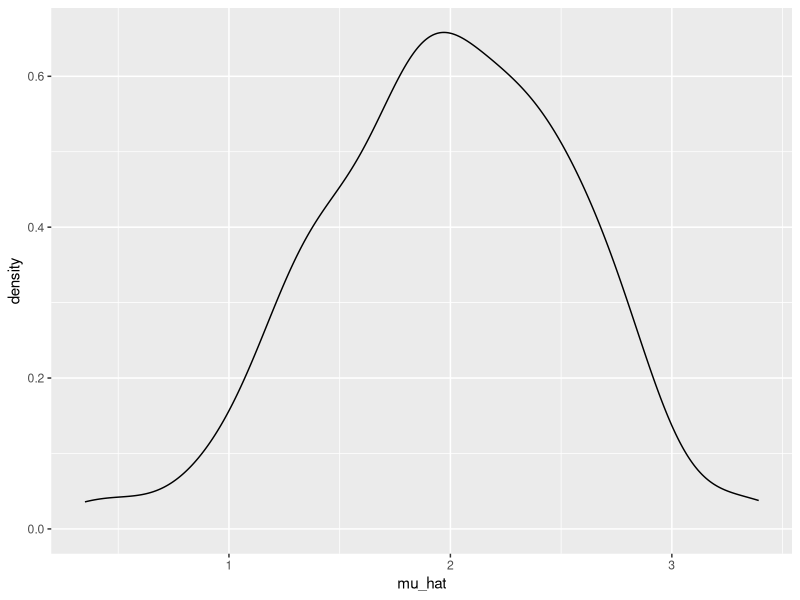
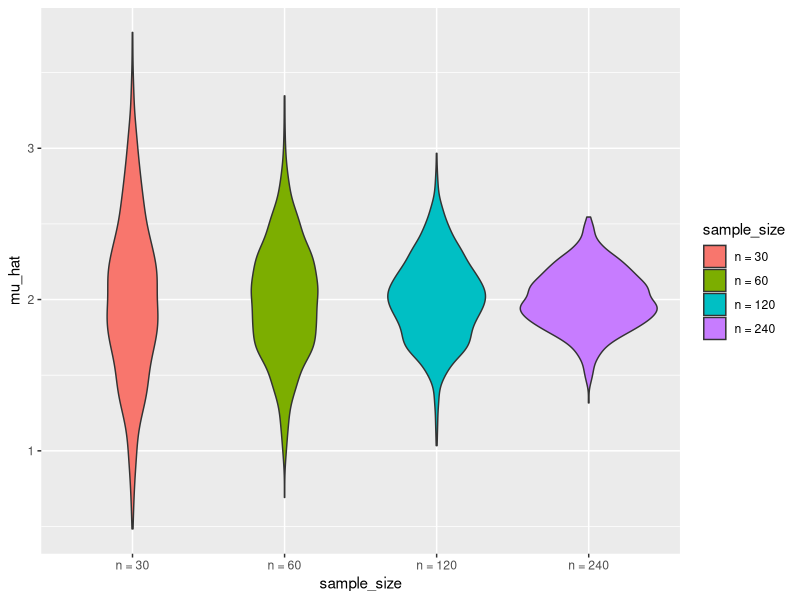
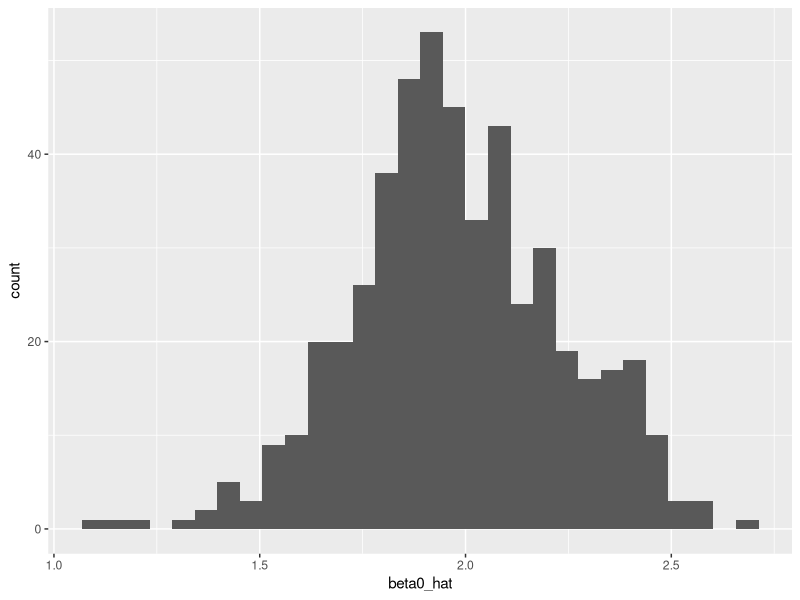
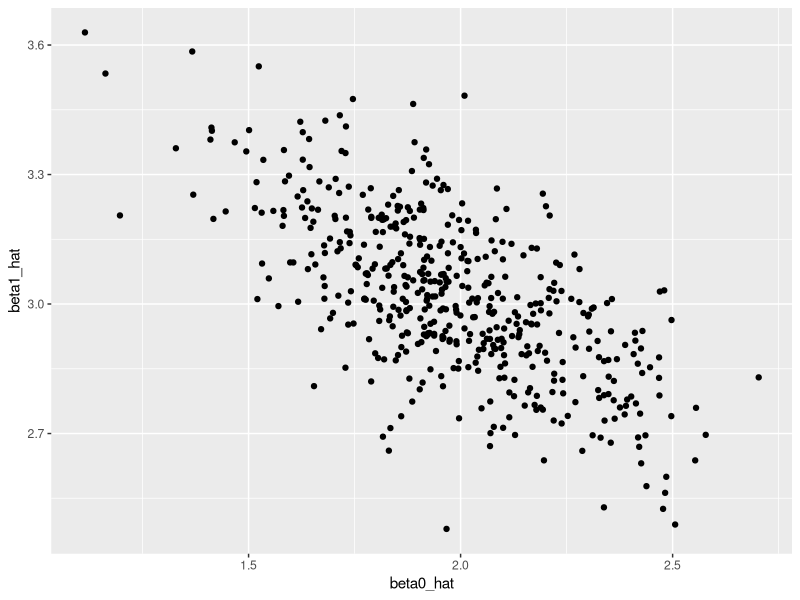
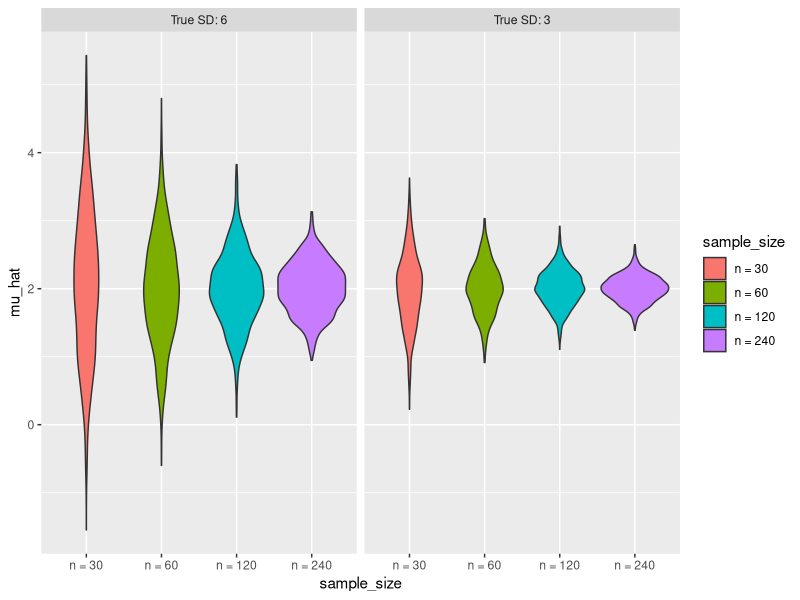

Recreate these plots in R, in order.
## ---- chunk 1
knitr::opts_chunk$set(echo = TRUE)
## ---- chunk 2
library(tidyverse)

set.seed(1)
## ---- chunk 3
sim_mean_sd = function(n, mu = 2, sigma = 3) {
  
  sim_data = tibble(
    x = rnorm(n, mean = mu, sd = sigma),
  )
  
  sim_data |> 
    summarize(
      mu_hat = mean(x),
      sigma_hat = sd(x)
    )
}
## ---- chunk 4
output = vector("list", 100)

for (i in 1:100) {
  output[[i]] = sim_mean_sd(30)
}

sim_results = bind_rows(output)
## ---- chunk 5
sim_results_df = 
  expand_grid(
    sample_size = 30,
    iter = 1:100
  ) |> 
  mutate(
    estimate_df = map(sample_size, sim_mean_sd)
  ) |> 
  unnest(estimate_df)
## ---- chunk 6
sim_results_df |> 
  ggplot(aes(x = mu_hat)) + 
  geom_density()
## ---- chunk 7
sim_results_df |> 
  pivot_longer(
    mu_hat:sigma_hat,
    names_to = "parameter", 
    values_to = "estimate") |> 
  group_by(parameter) |> 
  summarize(
    emp_mean = mean(estimate),
    emp_sd = sd(estimate)) |> 
  knitr::kable(digits = 3)
## ---- chunk 8
sim_results_df =   
  map(1:100, \(i) sim_mean_sd(30, 2, 3)) |> 
  bind_rows()
## ---- chunk 9
sim_results_df = 
  expand_grid(
    sample_size = c(30, 60, 120, 240),
    iter = 1:1000
  ) |> 
  mutate(
    estimate_df = map(sample_size, sim_mean_sd)
  ) |> 
  unnest(estimate_df)
## ---- chunk 10
sim_results_df |> 
  mutate(
    sample_size = str_c("n = ", sample_size),
    sample_size = fct_inorder(sample_size)) |> 
  ggplot(aes(x = sample_size, y = mu_hat, fill = sample_size)) + 
  geom_violin()
## ---- chunk 11
sim_results_df |> 
  pivot_longer(
    mu_hat:sigma_hat,
    names_to = "parameter", 
    values_to = "estimate") |> 
  group_by(parameter, sample_size) |> 
  summarize(
    emp_mean = mean(estimate),
    emp_var = var(estimate)) |> 
  knitr::kable(digits = 3)
## ---- chunk 12
sim_regression = function(n, beta0 = 2, beta1 = 3) {
  
  sim_data = 
    tibble(
      x = rnorm(n, mean = 1, sd = 1),
      y = beta0 + beta1 * x + rnorm(n, 0, 1)
    )
  
  ls_fit = lm(y ~ x, data = sim_data) # linear model
  
  tibble(
    beta0_hat = coef(ls_fit)[1],
    beta1_hat = coef(ls_fit)[2]
  )
}

sim_regression(n = 100)
## ---- chunk 13
sim_results_df = 
  expand_grid(
    sample_size = 30,
    iter = 1:500
  ) |> 
  mutate(
    estimate_df = map(sample_size, sim_regression)
  ) |> 
  unnest(estimate_df)
## ---- chunk 14
sim_results_df |> 
  ggplot(aes(x = beta0_hat))+
  geom_histogram()
## ---- chunk 15
sim_results_df |> 
  ggplot(aes(x = beta0_hat, y = beta1_hat)) + 
  geom_point()
## ---- chunk 16
sim_results_df = 
  expand_grid(
    sample_size = c(30, 60, 120, 240),
    true_sd = c(6, 3),
    iter = 1:1000
  ) |> 
  mutate(
    estimate_df = 
      map2(sample_size, true_sd, \(n, sd) sim_mean_sd(n = n, sigma = sd))
  ) |> 
  unnest(estimate_df)
## ---- chunk 17
sim_results_df |> 
  mutate(
    true_sd = str_c("True SD: ", true_sd),
    true_sd = fct_inorder(true_sd),
    sample_size = str_c("n = ", sample_size),
    sample_size = fct_inorder(sample_size)) |> 
  ggplot(aes(x = sample_size, y = mu_hat, fill = sample_size)) + 
  geom_violin() + 
  facet_grid(. ~ true_sd)
